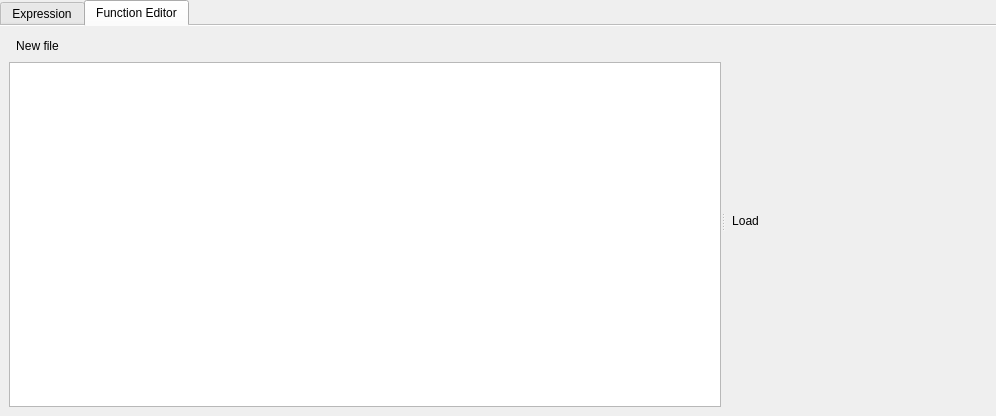
<?xml version="1.0" encoding="UTF-8"?>
<ui version="4.0">
 <class>ExpressionBuilderWidgetBase</class>
 <widget class="QWidget" name="ExpressionBuilderWidgetBase">
  <property name="geometry">
   <rect>
    <x>0</x>
    <y>0</y>
    <width>996</width>
    <height>416</height>
   </rect>
  </property>
  <property name="sizePolicy">
   <sizepolicy hsizetype="Preferred" vsizetype="Preferred">
    <horstretch>0</horstretch>
    <verstretch>0</verstretch>
   </sizepolicy>
  </property>
  <property name="windowTitle">
   <string>Form</string>
  </property>
  <layout class="QGridLayout" name="gridLayout_2">
   <property name="leftMargin">
    <number>0</number>
   </property>
   <property name="topMargin">
    <number>0</number>
   </property>
   <property name="rightMargin">
    <number>0</number>
   </property>
   <property name="bottomMargin">
    <number>0</number>
   </property>
   <item row="0" column="0">
    <widget class="QTabWidget" name="tabWidget">
     <property name="currentIndex">
      <number>1</number>
     </property>
     <property name="documentMode">
      <bool>true</bool>
     </property>
     <widget class="QWidget" name="tab">
      <attribute name="title">
       <string>Expression</string>
      </attribute>
      <layout class="QGridLayout" name="gridLayout_3">
       <property name="leftMargin">
        <number>0</number>
       </property>
       <property name="topMargin">
        <number>0</number>
       </property>
       <property name="rightMargin">
        <number>0</number>
       </property>
       <property name="bottomMargin">
        <number>0</number>
       </property>
       <item row="0" column="0">
        <widget class="QSplitter" name="splitter">
         <property name="orientation">
          <enum>Qt::Horizontal</enum>
         </property>
         <property name="opaqueResize">
          <bool>false</bool>
         </property>
         <property name="handleWidth">
          <number>4</number>
         </property>
         <property name="childrenCollapsible">
          <bool>false</bool>
         </property>
         <widget class="QWidget" name="layoutWidget_1">
          <layout class="QVBoxLayout" name="verticalLayout">
           <item>
            <widget class="QFrame" name="frame">
             <property name="sizePolicy">
              <sizepolicy hsizetype="Expanding" vsizetype="Expanding">
               <horstretch>0</horstretch>
               <verstretch>0</verstretch>
              </sizepolicy>
             </property>
             <property name="minimumSize">
              <size>
               <width>0</width>
               <height>0</height>
              </size>
             </property>
             <property name="maximumSize">
              <size>
               <width>16777215</width>
               <height>16777215</height>
              </size>
             </property>
             <property name="baseSize">
              <size>
               <width>0</width>
               <height>0</height>
              </size>
             </property>
             <layout class="QGridLayout" name="gridLayout">
              <property name="leftMargin">
               <number>0</number>
              </property>
              <property name="topMargin">
               <number>0</number>
              </property>
              <property name="rightMargin">
               <number>0</number>
              </property>
              <property name="bottomMargin">
               <number>0</number>
              </property>
              <item row="0" column="0">
               <widget class="QFrame" name="mOperatorsGroupBox">
                <property name="sizePolicy">
                 <sizepolicy hsizetype="Fixed" vsizetype="Maximum">
                  <horstretch>0</horstretch>
                  <verstretch>0</verstretch>
                 </sizepolicy>
                </property>
                <property name="minimumSize">
                 <size>
                  <width>27</width>
                  <height>0</height>
                 </size>
                </property>
                <property name="maximumSize">
                 <size>
                  <width>300</width>
                  <height>16777215</height>
                 </size>
                </property>
                <property name="sizeIncrement">
                 <size>
                  <width>20</width>
                  <height>0</height>
                 </size>
                </property>
                <property name="baseSize">
                 <size>
                  <width>7</width>
                  <height>0</height>
                 </size>
                </property>
                <property name="layoutDirection">
                 <enum>Qt::LeftToRight</enum>
                </property>
                <property name="autoFillBackground">
                 <bool>false</bool>
                </property>
                <layout class="QHBoxLayout" name="horizontalLayout_2">
                 <property name="spacing">
                  <number>2</number>
                 </property>
                 <property name="leftMargin">
                  <number>0</number>
                 </property>
                 <property name="rightMargin">
                  <number>0</number>
                 </property>
                 <property name="bottomMargin">
                  <number>0</number>
                 </property>
                 <item>
                  <widget class="QPushButton" name="btnEqualPushButton">
                   <property name="toolTip">
                    <string>Equal operator</string>
                   </property>
                   <property name="text">
                    <string>=</string>
                   </property>
                  </widget>
                 </item>
                 <item>
                  <widget class="QPushButton" name="btnPlusPushButton">
                   <property name="sizePolicy">
                    <sizepolicy hsizetype="Minimum" vsizetype="Fixed">
                     <horstretch>0</horstretch>
                     <verstretch>0</verstretch>
                    </sizepolicy>
                   </property>
                   <property name="toolTip">
                    <string>Addition operator</string>
                   </property>
                   <property name="text">
                    <string>+</string>
                   </property>
                  </widget>
                 </item>
                 <item>
                  <widget class="QPushButton" name="btnMinusPushButton">
                   <property name="toolTip">
                    <string>Subtraction operator</string>
                   </property>
                   <property name="text">
                    <string>-</string>
                   </property>
                  </widget>
                 </item>
                 <item>
                  <widget class="QPushButton" name="btnDividePushButton">
                   <property name="toolTip">
                    <string>Division operator</string>
                   </property>
                   <property name="text">
                    <string>/</string>
                   </property>
                  </widget>
                 </item>
                 <item>
                  <widget class="QPushButton" name="btnMultiplyPushButton">
                   <property name="toolTip">
                    <string>Multiplication operator</string>
                   </property>
                   <property name="text">
                    <string>*</string>
                   </property>
                  </widget>
                 </item>
                 <item>
                  <widget class="QPushButton" name="btnExpButton">
                   <property name="toolTip">
                    <string>Power operator</string>
                   </property>
                   <property name="text">
                    <string>^</string>
                   </property>
                  </widget>
                 </item>
                 <item>
                  <widget class="QPushButton" name="btnConcatButton">
                   <property name="toolTip">
                    <string>String Concatenation</string>
                   </property>
                   <property name="text">
                    <string>||</string>
                   </property>
                  </widget>
                 </item>
                 <item>
                  <widget class="QPushButton" name="btnOpenBracketPushButton">
                   <property name="sizePolicy">
                    <sizepolicy hsizetype="Minimum" vsizetype="Maximum">
                     <horstretch>0</horstretch>
                     <verstretch>0</verstretch>
                    </sizepolicy>
                   </property>
                   <property name="minimumSize">
                    <size>
                     <width>0</width>
                     <height>10</height>
                    </size>
                   </property>
                   <property name="toolTip">
                    <string>Open Bracket </string>
                   </property>
                   <property name="text">
                    <string>(</string>
                   </property>
                  </widget>
                 </item>
                 <item>
                  <widget class="QPushButton" name="btnCloseBracketPushButton">
                   <property name="toolTip">
                    <string>Close Bracket </string>
                   </property>
                   <property name="text">
                    <string>)</string>
                   </property>
                  </widget>
                 </item>
                 <item>
                  <widget class="QPushButton" name="btnNewLinePushButton">
                   <property name="toolTip">
                    <string>New Line </string>
                   </property>
                   <property name="text">
                    <string>'\n'</string>
                   </property>
                  </widget>
                 </item>
                </layout>
               </widget>
              </item>
              <item row="1" column="0" colspan="2">
               <layout class="QHBoxLayout" name="horizontalLayout_4">
                <item>
                 <widget class="QLabel" name="label_2">
                  <property name="sizePolicy">
                   <sizepolicy hsizetype="Fixed" vsizetype="Fixed">
                    <horstretch>0</horstretch>
                    <verstretch>0</verstretch>
                   </sizepolicy>
                  </property>
                  <property name="toolTip">
                   <string>Output preview is generated &lt;br&gt; using the first feature from the layer.</string>
                  </property>
                  <property name="text">
                   <string>Output preview: </string>
                  </property>
                 </widget>
                </item>
                <item>
                 <widget class="QLabel" name="lblPreview">
                  <property name="sizePolicy">
                   <sizepolicy hsizetype="Preferred" vsizetype="Maximum">
                    <horstretch>0</horstretch>
                    <verstretch>0</verstretch>
                   </sizepolicy>
                  </property>
                  <property name="toolTip">
                   <string>Output preview is generated &lt;br&gt; using the first feature from the layer.</string>
                  </property>
                  <property name="frameShape">
                   <enum>QFrame::NoFrame</enum>
                  </property>
                  <property name="frameShadow">
                   <enum>QFrame::Sunken</enum>
                  </property>
                  <property name="lineWidth">
                   <number>0</number>
                  </property>
                  <property name="midLineWidth">
                   <number>0</number>
                  </property>
                  <property name="text">
                   <string/>
                  </property>
                  <property name="scaledContents">
                   <bool>false</bool>
                  </property>
                  <property name="wordWrap">
                   <bool>false</bool>
                  </property>
                  <property name="textInteractionFlags">
                   <set>Qt::LinksAccessibleByMouse|Qt::TextSelectableByMouse</set>
                  </property>
                 </widget>
                </item>
               </layout>
              </item>
             </layout>
            </widget>
           </item>
          </layout>
         </widget>
         <widget class="QFrame" name="moperationListGroup">
          <layout class="QGridLayout" name="gridLayout_6">
           <item row="0" column="0">
            <widget class="QSplitter" name="functionsplit">
             <property name="orientation">
              <enum>Qt::Horizontal</enum>
             </property>
             <widget class="QWidget" name="layoutWidget1">
              <layout class="QVBoxLayout" name="verticalLayout_4">
               <item>
                <widget class="QgsFilterLineEdit" name="txtSearchEdit">
                 <property name="enabled">
                  <bool>true</bool>
                 </property>
                </widget>
               </item>
               <item>
                <widget class="QTreeView" name="expressionTree">
                 <property name="frameShape">
                  <enum>QFrame::StyledPanel</enum>
                 </property>
                 <property name="frameShadow">
                  <enum>QFrame::Sunken</enum>
                 </property>
                 <property name="editTriggers">
                  <set>QAbstractItemView::NoEditTriggers</set>
                 </property>
                 <property name="uniformRowHeights">
                  <bool>false</bool>
                 </property>
                 <property name="sortingEnabled">
                  <bool>false</bool>
                 </property>
                 <property name="animated">
                  <bool>true</bool>
                 </property>
                 <attribute name="headerVisible">
                  <bool>false</bool>
                 </attribute>
                </widget>
               </item>
              </layout>
             </widget>
             <widget class="QWidget" name="layoutWidget2">
              <layout class="QVBoxLayout" name="verticalLayout_2">
               <item>
                <widget class="QTextEdit" name="txtHelpText">
                 <property name="readOnly">
                  <bool>true</bool>
                 </property>
                </widget>
               </item>
               <item>
                <widget class="QFrame" name="mValueGroupBox">
                 <layout class="QGridLayout" name="gridLayout_5">
                  <property name="leftMargin">
                   <number>0</number>
                  </property>
                  <property name="topMargin">
                   <number>0</number>
                  </property>
                  <property name="rightMargin">
                   <number>0</number>
                  </property>
                  <property name="bottomMargin">
                   <number>0</number>
                  </property>
                  <item row="0" column="0">
                   <widget class="QLabel" name="label_4">
                    <property name="text">
                     <string>Values</string>
                    </property>
                   </widget>
                  </item>
                  <item row="0" column="1">
                   <widget class="QgsFilterLineEdit" name="txtSearchEditValues">
                    <property name="enabled">
                     <bool>true</bool>
                    </property>
                   </widget>
                  </item>
                  <item row="1" column="0" colspan="2">
                   <widget class="QListView" name="mValuesListView">
                    <property name="editTriggers">
                     <set>QAbstractItemView::NoEditTriggers</set>
                    </property>
                   </widget>
                  </item>
                 </layout>
                </widget>
               </item>
               <item>
                <widget class="QWidget" name="mLoadGroupBox" native="true">
                 <layout class="QHBoxLayout" name="horizontalLayout">
                  <property name="leftMargin">
                   <number>0</number>
                  </property>
                  <property name="topMargin">
                   <number>0</number>
                  </property>
                  <property name="rightMargin">
                   <number>0</number>
                  </property>
                  <property name="bottomMargin">
                   <number>0</number>
                  </property>
                  <item>
                   <spacer name="horizontalSpacer">
                    <property name="orientation">
                     <enum>Qt::Horizontal</enum>
                    </property>
                    <property name="sizeHint" stdset="0">
                     <size>
                      <width>5</width>
                      <height>20</height>
                     </size>
                    </property>
                   </spacer>
                  </item>
                  <item>
                   <widget class="QLabel" name="lblLoad">
                    <property name="text">
                     <string>Load values</string>
                    </property>
                   </widget>
                  </item>
                  <item>
                   <widget class="QPushButton" name="btnLoadAll">
                    <property name="text">
                     <string>all unique</string>
                    </property>
                   </widget>
                  </item>
                  <item>
                   <widget class="QPushButton" name="btnLoadSample">
                    <property name="text">
                     <string>10 samples</string>
                    </property>
                   </widget>
                  </item>
                 </layout>
                </widget>
               </item>
              </layout>
             </widget>
            </widget>
           </item>
          </layout>
         </widget>
        </widget>
       </item>
      </layout>
     </widget>
     <widget class="QWidget" name="tab_2">
      <attribute name="title">
       <string>Function Editor</string>
      </attribute>
      <layout class="QHBoxLayout" name="horizontalLayout_3">
       <item>
        <widget class="QSplitter" name="editorSplit">
         <property name="sizePolicy">
          <sizepolicy hsizetype="Expanding" vsizetype="Preferred">
           <horstretch>0</horstretch>
           <verstretch>0</verstretch>
          </sizepolicy>
         </property>
         <property name="lineWidth">
          <number>0</number>
         </property>
         <property name="midLineWidth">
          <number>0</number>
         </property>
         <property name="orientation">
          <enum>Qt::Horizontal</enum>
         </property>
         <property name="opaqueResize">
          <bool>true</bool>
         </property>
         <property name="handleWidth">
          <number>4</number>
         </property>
         <property name="childrenCollapsible">
          <bool>false</bool>
         </property>
         <widget class="QWidget" name="layoutWidget3">
          <layout class="QVBoxLayout" name="verticalLayout_5">
           <item>
            <layout class="QHBoxLayout" name="horizontalLayout_6">
             <property name="topMargin">
              <number>0</number>
             </property>
             <item>
              <widget class="QToolButton" name="btnNewFile">
               <property name="toolTip">
                <string>Create a new function file based on the template file.

Change the name of the script and save to allow QGIS to auto load on startup.</string>
               </property>
               <property name="text">
                <string>New file</string>
               </property>
               <property name="icon">
                <iconset>
                 <normaloff>:/images/themes/default/console/iconTabEditorConsole.png</normaloff>:/images/themes/default/console/iconTabEditorConsole.png</iconset>
               </property>
               <property name="toolButtonStyle">
                <enum>Qt::ToolButtonTextBesideIcon</enum>
               </property>
               <property name="autoRaise">
                <bool>true</bool>
               </property>
              </widget>
             </item>
             <item>
              <spacer name="horizontalSpacer_4">
               <property name="orientation">
                <enum>Qt::Horizontal</enum>
               </property>
               <property name="sizeHint" stdset="0">
                <size>
                 <width>40</width>
                 <height>20</height>
                </size>
               </property>
              </spacer>
             </item>
            </layout>
           </item>
           <item>
            <widget class="QListWidget" name="cmbFileNames">
             <property name="sizePolicy">
              <sizepolicy hsizetype="Preferred" vsizetype="Expanding">
               <horstretch>0</horstretch>
               <verstretch>0</verstretch>
              </sizepolicy>
             </property>
             <property name="minimumSize">
              <size>
               <width>0</width>
               <height>0</height>
              </size>
             </property>
             <property name="editTriggers">
              <set>QAbstractItemView::NoEditTriggers</set>
             </property>
            </widget>
           </item>
          </layout>
         </widget>
         <widget class="QWidget" name="layoutWidget">
          <layout class="QVBoxLayout" name="verticalLayout_3">
           <item>
            <layout class="QHBoxLayout" name="horizontalLayout_5">
             <property name="sizeConstraint">
              <enum>QLayout::SetDefaultConstraint</enum>
             </property>
             <property name="topMargin">
              <number>0</number>
             </property>
             <item>
              <widget class="QToolButton" name="btnRun">
               <property name="toolTip">
                <string>Run the current editor text in QGIS (also saves current script).

Use this when testing your functions.

Saved scripts are auto loaded on QGIS startup.</string>
               </property>
               <property name="text">
                <string>Load</string>
               </property>
               <property name="icon">
                <iconset>
                 <normaloff>:/images/themes/default/console/iconRunScriptConsole.png</normaloff>:/images/themes/default/console/iconRunScriptConsole.png</iconset>
               </property>
               <property name="toolButtonStyle">
                <enum>Qt::ToolButtonTextBesideIcon</enum>
               </property>
               <property name="autoRaise">
                <bool>true</bool>
               </property>
              </widget>
             </item>
             <item>
              <spacer name="horizontalSpacer_2">
               <property name="orientation">
                <enum>Qt::Horizontal</enum>
               </property>
               <property name="sizeType">
                <enum>QSizePolicy::Expanding</enum>
               </property>
               <property name="sizeHint" stdset="0">
                <size>
                 <width>40</width>
                 <height>20</height>
                </size>
               </property>
              </spacer>
             </item>
             <item>
              <widget class="QLabel" name="lblAutoSave">
               <property name="text">
                <string/>
               </property>
              </widget>
             </item>
            </layout>
           </item>
          </layout>
         </widget>
        </widget>
       </item>
      </layout>
     </widget>
    </widget>
   </item>
  </layout>
 </widget>
 <customwidgets>
  <customwidget>
   <class>QgsFilterLineEdit</class>
   <extends>QLineEdit</extends>
   <header>qgsfilterlineedit.h</header>
  </customwidget>
 </customwidgets>
 <resources/>
 <connections/>
</ui>
